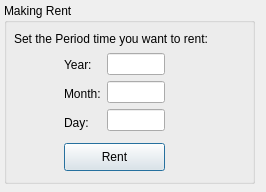
<?xml version="1.0" encoding="UTF-8"?>
<ui version="4.0">
 <class>rent</class>
 <widget class="QDialog" name="rent">
  <property name="geometry">
   <rect>
    <x>0</x>
    <y>0</y>
    <width>266</width>
    <height>192</height>
   </rect>
  </property>
  <property name="windowTitle">
   <string>Dialog</string>
  </property>
  <widget class="QGroupBox" name="making_rent">
   <property name="geometry">
    <rect>
     <x>4</x>
     <y>3</y>
     <width>251</width>
     <height>181</height>
    </rect>
   </property>
   <property name="title">
    <string>Making Rent</string>
   </property>
   <widget class="QLabel" name="label">
    <property name="geometry">
     <rect>
      <x>10</x>
      <y>20</y>
      <width>221</width>
      <height>31</height>
     </rect>
    </property>
    <property name="text">
     <string>Set the Period time you want to rent:</string>
    </property>
   </widget>
   <widget class="QPushButton" name="rent_pb">
    <property name="geometry">
     <rect>
      <x>60</x>
      <y>140</y>
      <width>101</width>
      <height>28</height>
     </rect>
    </property>
    <property name="text">
     <string>Rent</string>
    </property>
   </widget>
   <widget class="QWidget" name="">
    <property name="geometry">
     <rect>
      <x>60</x>
      <y>50</y>
      <width>101</width>
      <height>81</height>
     </rect>
    </property>
    <layout class="QHBoxLayout" name="horizontalLayout">
     <item>
      <layout class="QVBoxLayout" name="verticalLayout">
       <item>
        <widget class="QLabel" name="label_2">
         <property name="text">
          <string>Year:</string>
         </property>
        </widget>
       </item>
       <item>
        <widget class="QLabel" name="label_3">
         <property name="text">
          <string>Month:</string>
         </property>
        </widget>
       </item>
       <item>
        <widget class="QLabel" name="label_4">
         <property name="text">
          <string>Day:</string>
         </property>
        </widget>
       </item>
      </layout>
     </item>
     <item>
      <layout class="QVBoxLayout" name="verticalLayout_2">
       <item>
        <widget class="QLineEdit" name="year_le"/>
       </item>
       <item>
        <widget class="QLineEdit" name="month_le"/>
       </item>
       <item>
        <widget class="QLineEdit" name="day_le"/>
       </item>
      </layout>
     </item>
    </layout>
   </widget>
  </widget>
 </widget>
 <resources/>
 <connections/>
</ui>
